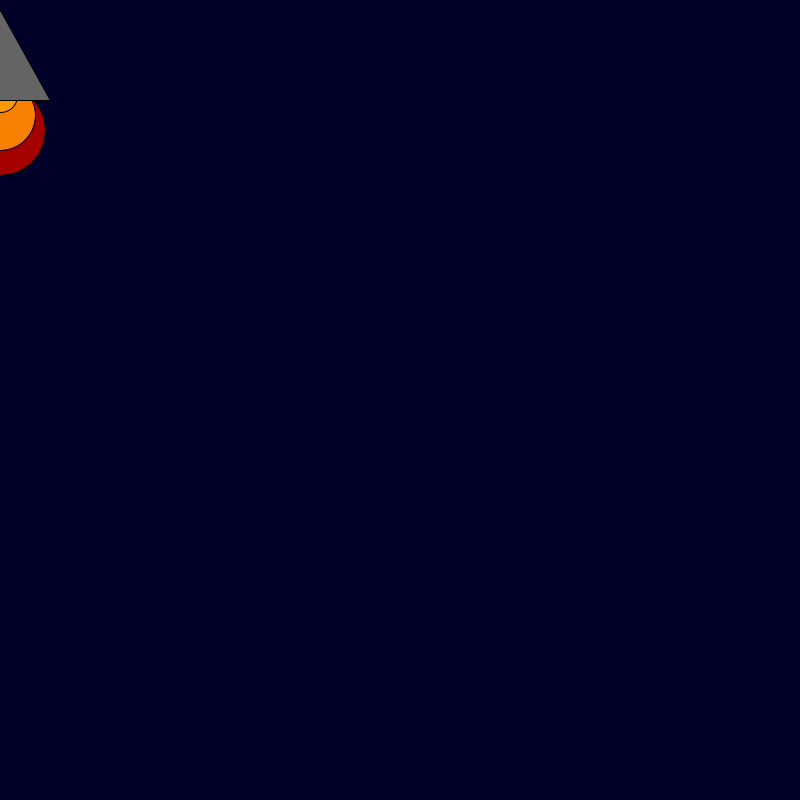
Frame 1 (no input)
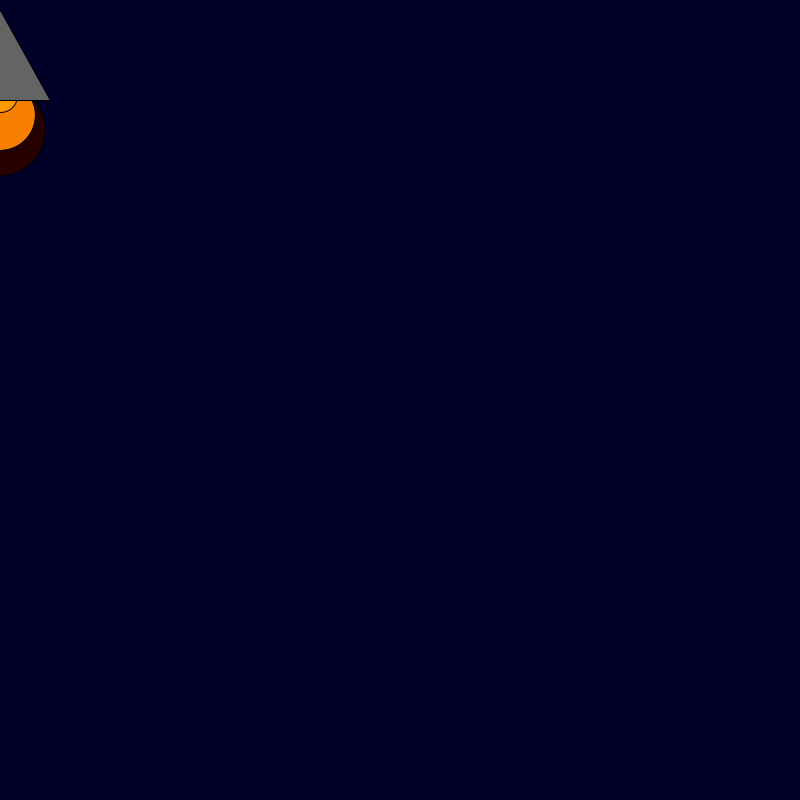
Frame 60 (the mouse pressed at the canvas centre just before this capture)
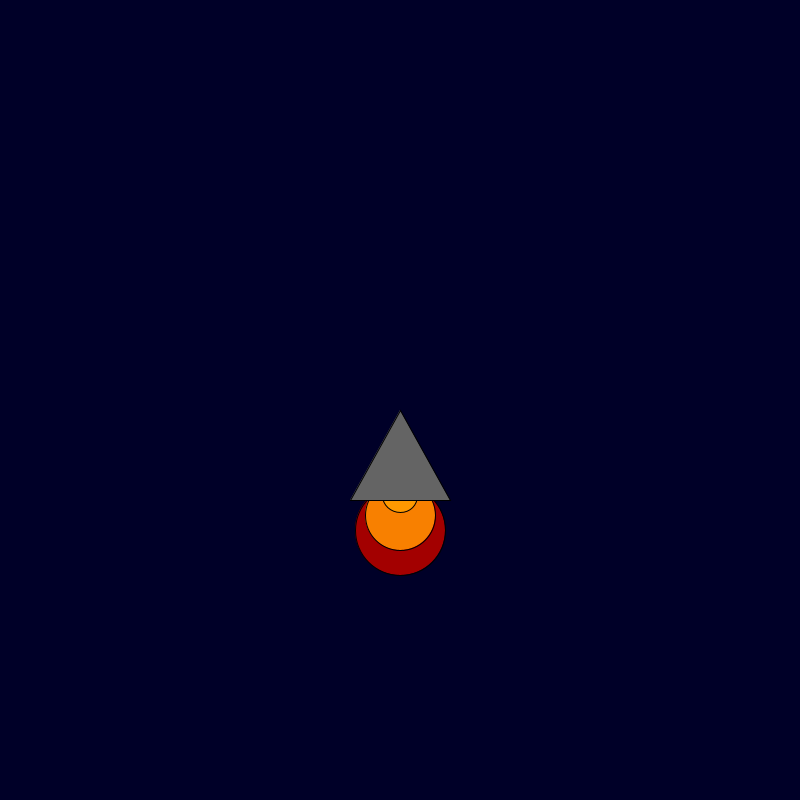
Frame 120 (the mouse held since frame 60 and released just before this capture)

The Processing sketch that drew these frames (run headless with seeded random() and noise(); from frame 60 on, the mouse is pressed at the canvas centre):

// Processing sketch: RocketShipBlastoff
// ── RocketShipBlastoff.pde
int x = 400; 
int y = 600; 

void setup() {

    background(0, 0, 40); size(800, 800);

}

void draw() {
background(0, 0, 40); size(800, 800);
    fill(random(255), 0, 0);
    ellipse(mouseX, mouseY + 130, 90, 90);
    fill(248, 128, 0);
    ellipse(mouseX, mouseY + 115, 70, 70);
    fill(255, 153, 0);
    ellipse(mouseX, mouseY + 95, 35, 35);
    fill(100, 100, 100);
    triangle(mouseX, mouseY + 10, mouseX + 50, mouseY + 100, mouseX - 50, mouseY + 100);

}
